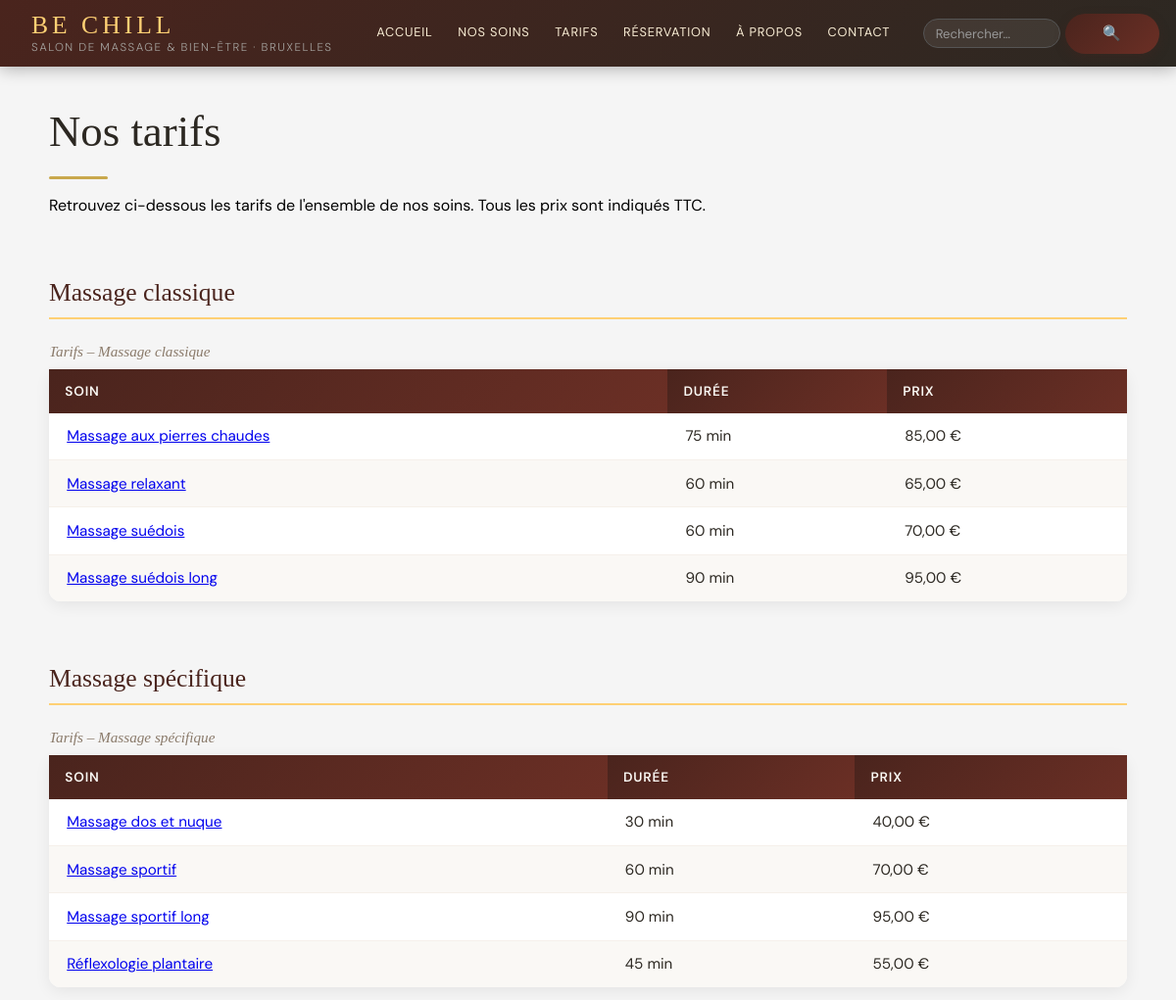
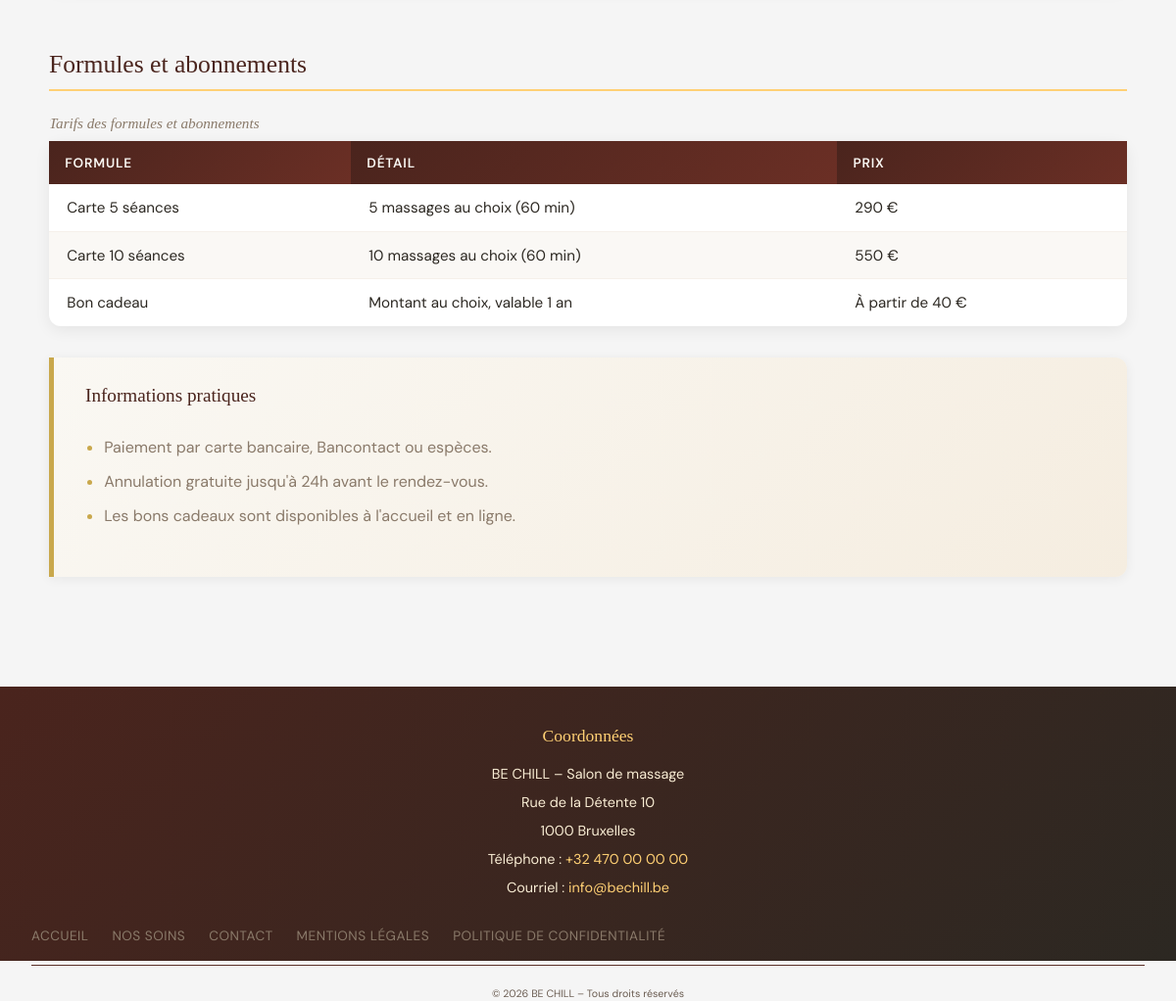
The app's page /tarifs with its own data (2 pictures, top to bottom).
### tables this page shows
CREATE TABLE item (
    id                 INT UNSIGNED AUTO_INCREMENT PRIMARY KEY,
    titre              VARCHAR(150) NOT NULL,
    slug               VARCHAR(160) NOT NULL UNIQUE,
    description_courte VARCHAR(255) NOT NULL,
    description        TEXT NOT NULL,
    image              VARCHAR(255) NULL,                  
    duree              SMALLINT UNSIGNED NOT NULL,
    prix               DECIMAL(6,2) NOT NULL,
    statut             ENUM('brouillon', 'publie', 'archive') NOT NULL DEFAULT 'brouillon',
    operator_id        INT UNSIGNED NULL,
    theme_id           INT UNSIGNED NOT NULL,
    category_id        INT UNSIGNED NOT NULL,
    date_creation      DATETIME NOT NULL DEFAULT CURRENT_TIMESTAMP,
    date_modification  DATETIME NOT NULL DEFAULT CURRENT_TIMESTAMP ON UPDATE CURRENT_TIMESTAMP,
    CONSTRAINT fk_item_operator FOREIGN KEY (operator_id) REFERENCES operator(id) ON DELETE SET NULL,
    CONSTRAINT fk_item_theme    FOREIGN KEY (theme_id)    REFERENCES theme(id),
    CONSTRAINT fk_item_category FOREIGN KEY (category_id) REFERENCES category(id)
);

### core/query.php (called while the page is built, shortened)
<?php
function query_all(PDO $pdo, string $sql, array $params = []): array
{
    $stmt = $pdo->prepare($sql);
    $stmt->execute($params);
    return $stmt->fetchAll();
}

### app/models/item.php (called while the page is built, shortened)
<?php
function item_get_all_published(PDO $pdo): array
{
    return query_all($pdo, "
        SELECT item.id, item.titre, item.slug, item.description_courte, item.image,
               item.duree, item.prix,
               category.nom AS categorie,
               theme.nom AS theme
        FROM item
        JOIN category ON item.category_id = category.id
        JOIN theme ON item.theme_id = theme.id
        WHERE item.statut = 'publie'
        ORDER BY category.nom, item.titre
    ");
}
function item_slug(string $titre): string
{
    $slug = iconv('UTF-8', 'ASCII//TRANSLIT', $titre);
    $slug = str_replace(["'", '`', '^', '"', '~'], '', $slug);
    return trim(strtolower(preg_replace('/[^a-z0-9]+/i', '-', $slug)), '-');
}

### core/router.php (called while the page is built, shortened)
<?php
function run(string $route, string $base, PDO $pdo): string
{
    $file = $base . '/controllers/' . $route . '.php';
    require $file;
    return ob_get_clean();
}

### index.php (called while the page is built, shortened)
<?php
require 'core/config.php';
require 'core/http.php';
require 'core/router.php';
require 'core/html.php';
require 'core/query.php';
require 'config/database.php';
$base = __DIR__ . '/app';
$segments = http_in($_SERVER['REQUEST_URI']);
$estAdmin = isset($segments[0]) && $segments[0] === 'admin';
$route = route($segments);
$sansCsrf = !$estAdmin && $route === 'paiement-webhook';
if ($_SERVER['REQUEST_METHOD'] === 'POST' && !$sansCsrf && !csrf_check()) {
    http_response_code(403);
    $main = '<main><h1>Formulaire expiré</h1><p>Veuillez recharger la page et renvoyer le formulaire.</p></main>';
} elseif ($estAdmin && !empty($_SESSION['operator_id']) && !admin_peut($_SESSION['operator_role'], $route)) {
    http_response_code(403);
    $main = '<main><h1>Accès refusé</h1><p>Cette page est réservée à l\'administrateur. <a href="/admin">Retour au tableau de bord</a></p></main>';
} else {
    $main = run($route, $base, $pdo);
}
$body = render($base . '/views/_layout.php', [
    'page_content' => $main,
]);

### core/html.php (called while the page is built, shortened)
<?php
function render(string $viewPath, array $data = []): string
{
    extract($data);
    require $viewPath;
    return ob_get_clean();
}

### config/app.php (called while the page is built)
<?php
return [
    'environnement' => 'local',
    'base_de_donnees' => [
        'hote'         => 'localhost',
        'nom'          => 'bechill',
        'utilisateur'  => 'root',
        'mot_de_passe' => '',
    ],
    'url_site' => 'http://atelier-bechill.test',
    'salon' => [
        'nom'           => 'BE CHILL',
        'activite'      => 'Salon de massage',
        'adresse'       => 'Rue de la Détente 10',
        'code_postal'   => '1000',
        'ville'         => 'Bruxelles',
        'telephone'     => '+32 470 00 00 00',
        'email'         => 'info@bechill.be',
        'forme_juridique' => 'SRL (fictive – projet d\'école)',
        'numero_bce'      => '0000.000.000',
        'responsable'     => 'Dion Selimi',
        'hebergeur'       => 'Site de démonstration hébergé en local (Laragon)',
    ],
    'email_expediteur' => 'BE CHILL <info@bechill.be>',
    'mollie_cle' => '',
    'rgpd_conservation_reservations' => 24,
    'rgpd_conservation_messages'     => 12,
];

### core/config.php (called while the page is built, shortened)
<?php
function config(string $cle): mixed
{
    static $config = null;
    if ($config === null) {
        $config = require __DIR__ . '/../config/app.php';
    }
    return $config[$cle] ?? null;
}
function salon(string $cle): string
{
    return config('salon')[$cle] ?? '';
}

### app/views/tarifs.php (the view, shortened to what this page needs)
<main>
    <h1>Nos tarifs</h1>
    <p>Retrouvez ci-dessous les tarifs de l'ensemble de nos soins. Tous les prix sont indiqués TTC.</p>
    <?php foreach ($soinsParCategorie as $categorie => $soins): ?>
        <?php $idSection = 'tarifs-' . item_slug($categorie); ?>
        <section aria-labelledby="<?= $idSection ?>">
            <h2 id="<?= $idSection ?>"><?= htmlspecialchars($categorie) ?></h2>
            <table>
                <caption>Tarifs – <?= htmlspecialchars($categorie) ?></caption>
                <thead>
                    <tr>
                        <th scope="col">Soin</th>
                        <th scope="col">Durée</th>
                        <th scope="col">Prix</th>
                    </tr>
                </thead>
                <tbody>
                    <?php foreach ($soins as $soin): ?>
                        <tr>
                            <td><a href="/soin-detail?slug=<?= urlencode($soin['slug']) ?>"><?= htmlspecialchars($soin['titre']) ?></a></td>
                            <td><?= (int)$soin['duree'] ?> min</td>
                            <td><?= number_format((float)$soin['prix'], 2, ',', ' ') ?> €</td>
                        </tr>
                    <?php endforeach; ?>
                </tbody>
            </table>
        </section>
    <?php endforeach; ?>
    <section aria-labelledby="formules">
        <h2 id="formules">Formules et abonnements</h2>
        <table>
            <caption>Tarifs des formules et abonnements</caption>
            <thead>
                <tr>
                    <th scope="col">Formule</th>
                    <th scope="col">Détail</th>
                    <th scope="col">Prix</th>
                </tr>
            </thead>
            <tbody>
                <tr><td>Carte 5 séances</td><td>5 massages au choix (60 min)</td><td>290 €</td></tr>
                <tr><td>Carte 10 séances</td><td>10 massages au choix (60 min)</td><td>550 €</td></tr>
                <tr><td>Bon cadeau</td><td>Montant au choix, valable 1 an</td><td>À partir de 40 €</td></tr>
            </tbody>
        </table>
    </section>
    <aside aria-labelledby="infos-tarifs">
        <h2 id="infos-tarifs">Informations pratiques</h2>
        <ul>
            <li>Paiement par carte bancaire, Bancontact ou espèces.</li>
            <li>Annulation gratuite jusqu'à 24h avant le rendez-vous.</li>
            <li>Les bons cadeaux sont disponibles à l'accueil et en ligne.</li>
        </ul>
    </aside>
</main>

### app/controllers/tarifs.php
<?php
require_once __DIR__ . '/../models/item.php';
$soinsParCategorie = [];
foreach (item_get_all_published($pdo) as $soin) {
    $soinsParCategorie[$soin['categorie']][] = $soin;
}
echo render($base . '/views/tarifs.php', [
    'soinsParCategorie' => $soinsParCategorie,
    'pageTitle'         => 'Tarifs – BE CHILL',
]);

### app/views/_layout.php (shortened to what this page needs)
<!DOCTYPE html>
<html lang="fr">
<head>
    <link rel="stylesheet" href="/style.css">
</head>
<body>
<header class="site-header">
    <div class="site-header__left">
        <a href="/" class="site-header__brand">BE CHILL</a>
        <p class="site-header__tagline">Salon de massage &amp; bien-être · Bruxelles</p>
    </div>
    <nav class="site-header__nav" aria-label="Navigation principale">
        <ul>
            <li><a href="/">Accueil</a></li>
            <li><a href="/soins">Nos soins</a></li>
            <li><a href="/tarifs">Tarifs</a></li>
            <li><a href="/reservation">Réservation</a></li>
            <li><a href="/apropos">À propos</a></li>
            <li><a href="/contact">Contact</a></li>
        </ul>
        <form action="/soins" method="get" role="search">
            <input type="search" id="recherche-nav" name="recherche"
                   placeholder="Rechercher…"
                   value="<?= htmlspecialchars($_GET['recherche'] ?? '') ?>">
            <button type="submit">&#128269;</button>
        </form>
    </nav>
</header>
<?= $page_content ?>
<footer>
    <section aria-labelledby="coordonnees-footer">
        <h2 id="coordonnees-footer">Coordonnées</h2>
        <address>
            <?= htmlspecialchars(salon('nom') . ' – ' . salon('activite')) ?><br>
            <?= htmlspecialchars(salon('adresse')) ?><br>
            <?= htmlspecialchars(salon('code_postal') . ' ' . salon('ville')) ?><br>
            Téléphone : <a href="tel:<?= preg_replace('/[^0-9+]/', '', salon('telephone')) ?>"><?= str_replace(' ', '&nbsp;', htmlspecialchars(salon('telephone'))) ?></a><br>
            Courriel : <a href="mailto:<?= htmlspecialchars(salon('email')) ?>"><?= htmlspecialchars(salon('email')) ?></a>
        </address>
    </section>
    <nav aria-label="Navigation secondaire">
        <ul>
            <li><a href="/">Accueil</a></li>
            <li><a href="/soins">Nos soins</a></li>
            <li><a href="/contact">Contact</a></li>
            <li><a href="/mentions-legales">Mentions légales</a></li>
            <li><a href="/confidentialite">Politique de confidentialité</a></li>
        </ul>
    </nav>
    <p><small>&copy; <?= date('Y') ?> <?= htmlspecialchars(salon('nom')) ?> – Tous droits réservés</small></p>
</footer>
</body>
</html>

### core/http.php (shortened to what this page needs)
<?php
function http_out(int $code, string $body): void
{
    echo $body;
}

### records on screen
item: titre "Massage aux pierres chaudes", duree "75", prix "85,00"
item: titre "Massage relaxant", duree "60", prix "65,00"
item: titre "Massage suédois", duree "60", prix "70,00"
item: titre "Massage suédois long", duree "90", prix "95,00"
item: titre "Massage dos et nuque", duree "30", prix "40,00"
item: titre "Massage sportif", duree "60", prix "70,00"
item: titre "Massage sportif long", duree "90", prix "95,00"
item: titre "Réflexologie plantaire", duree "45", prix "55,00"

### other values on screen
$categorie "Massage classique"
$categorie "Massage spécifique"
salon('nom') . ' – ' . salon('activite') "BE CHILL – Salon de massage"
salon('adresse') "Rue de la Détente 10"
salon('code_postal') . ' ' . salon('ville') "1000 Bruxelles"
str_replace(' ', '&nbsp;', htmlspecialchars(salon('telephone'))) "+32 470 00 00 00"
salon('email') "info@bechill.be"
salon('nom') "BE CHILL"
